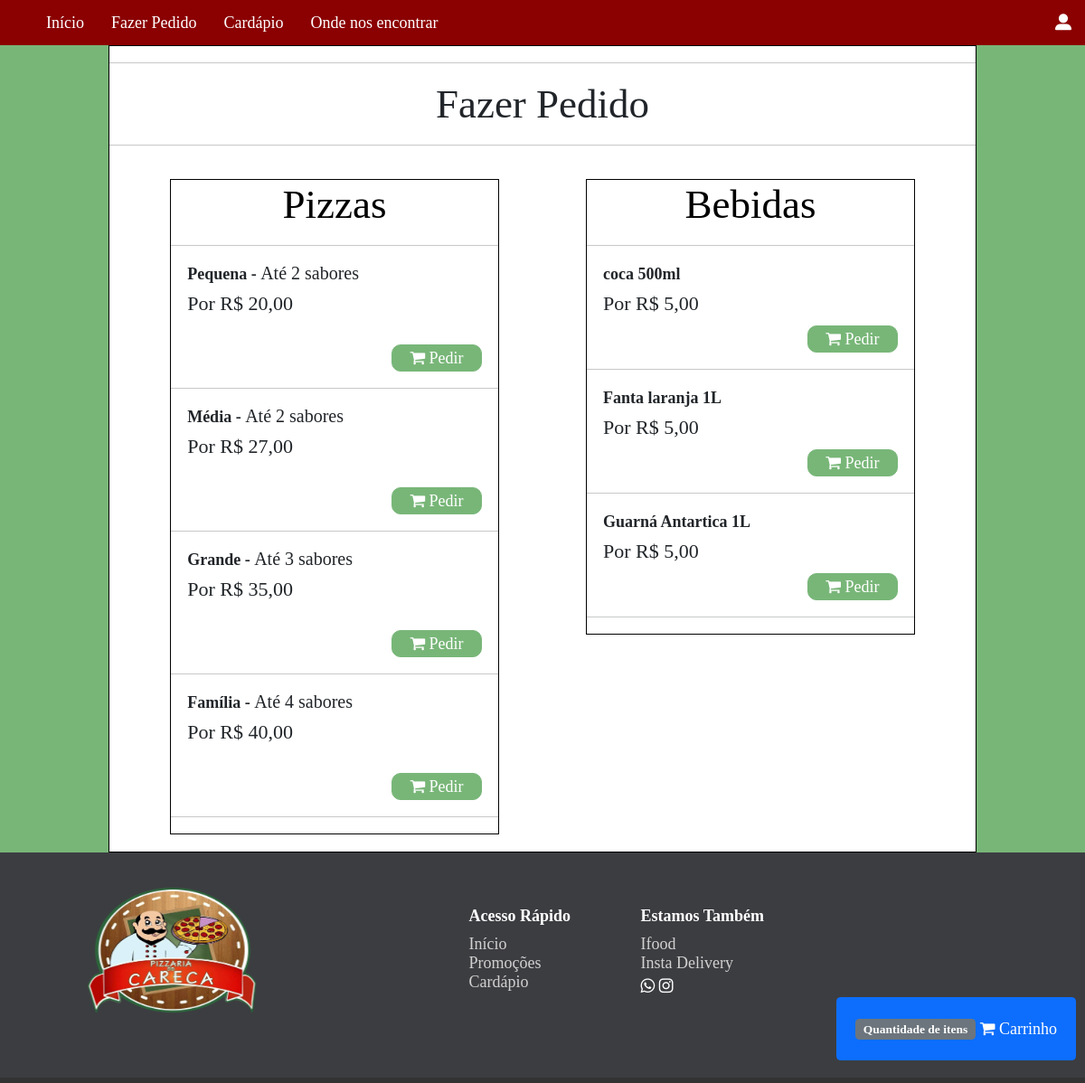
/pedido.php, run on an earlier commit of the app's database.
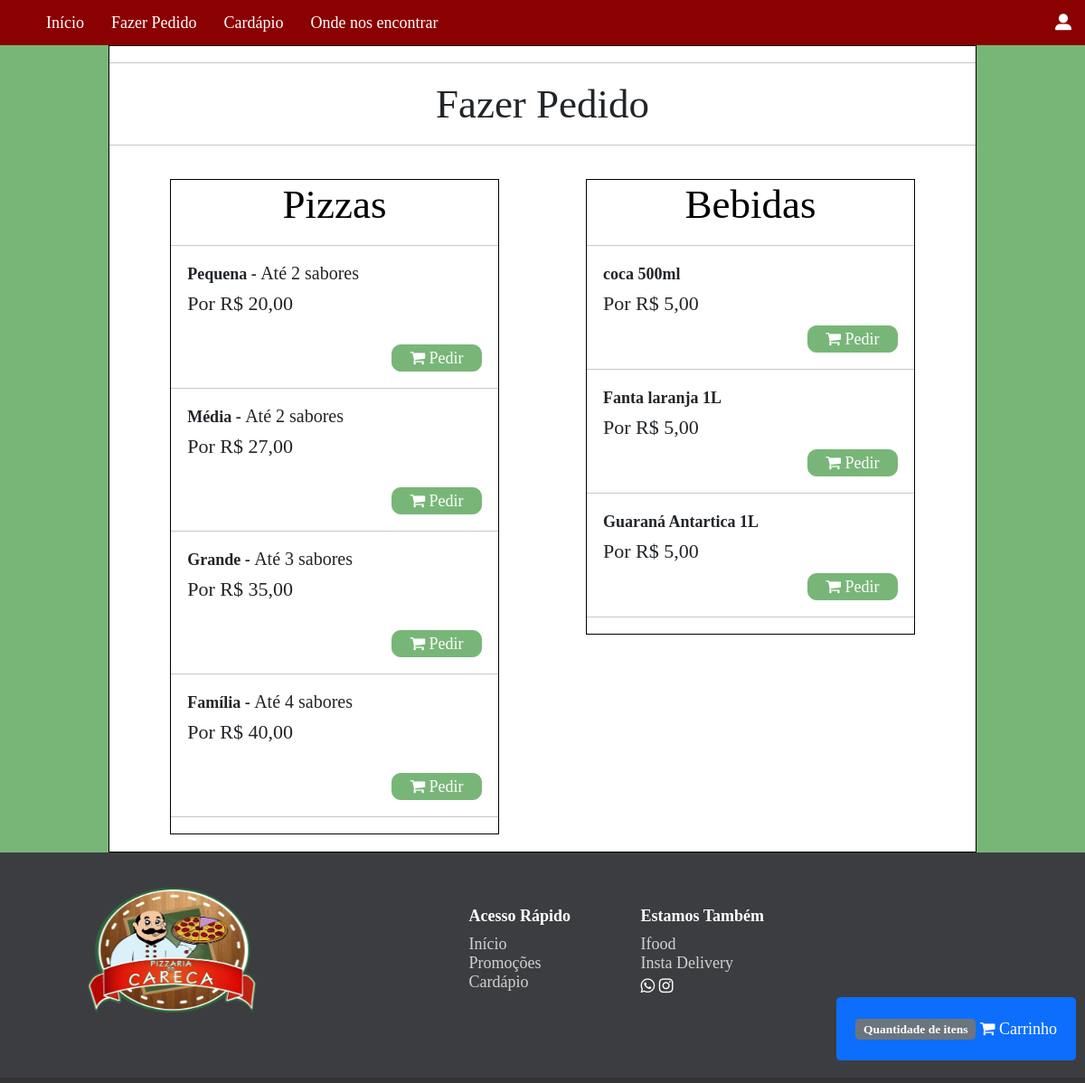
And on a later commit of the database.
### tables this page shows
CREATE TABLE `bebida` (
  `nome` text NOT NULL,
  `preco` double NOT NULL,
  `cardapio` enum('on','off') NOT NULL,
  `idBebida` int(11) NOT NULL,
  `status` enum('on','off') NOT NULL
);

### pedido.php (the view, shortened to what this page needs)
<!DOCTYPE html>
<html lang="pt-BR">
<head>
    <link href="https://cdn.jsdelivr.net/npm/bootstrap@5.0.0-beta1/dist/css/bootstrap.min.css" rel="stylesheet">
    <link rel="stylesheet" type="text/css" href="css/pedido.css">
</head>
<body>
    <?php include ("php/barra-menu.php"); ?>
    <div class="geral">
    <hr>
    <h1>Fazer Pedido</h1>
    <hr>
        <form method="post">
            <div class="pizza">
                <h1 class="titulo">Pizzas</h1>
                <hr>
                    <?php
                include "php\conexaoBD.php";
                    $sql = "SELECT * FROM `tamanho` WHERE status='on' and `cardapio`='on' order by preco ASC";
                    $result = $conn->query($sql);
                    if ($result->num_rows > 0) {
                    $qtdeTamanhoCad=0;
                    while($row = $result->fetch_assoc()) {
                        $pizza[$qtdeTamanhoCad] = $row["nome"];
                        $idPizza[$qtdeTamanhoCad] = $row["idPizza"];
                        $qtdeSabor[$qtdeTamanhoCad] = $row["qtdeSabor"];
                        $preco[$qtdeTamanhoCad] = $row["preco"];
                        $formatter = new NumberFormatter('pt-BR', NumberFormatter:: CURRENCY);
                        $brl = $formatter->formatCurrency($preco[$qtdeTamanhoCad], 'BRL');
                        echo " <div class='tamanho'>
                            <h2> <strong> $pizza[$qtdeTamanhoCad] - </strong> Até $qtdeSabor[$qtdeTamanhoCad] sabores </h2>
                            <p> Por $brl </p>
                            </div>
                            <br> <button type='button' class='btn1' data-bs-toggle='modal' data-bs-target='#S$idPizza[$qtdeTamanhoCad]'>
                                <i class='fa fa-shopping-cart'></i> Pedir
                            </button>
                            <hr>
                    <div class='modal fade' id='S$idPizza[$qtdeTamanhoCad]' tabindex='-1' aria-labelledby='staticBackdropLabel' aria-hidden='true'>
                        <div class='modal-dialog'>
                            <div class='modal-content'>
                                <div class='modal-header'>
                                    <h5 class='modal-title' id='staticBackdropLabel'> Escolha até $qtdeSabor[$qtdeTamanhoCad] Sabores </h5>
                                    <button type='button' class='btn-close' data-bs-dismiss='modal' aria-label='Close'></button>
                                </div>
                                <div class='modal-body'>";
                                echo"<p class='saboresCarrinho'>*caso não queria a mesma quantidade de sabores do máximo, escolhar a opção nenhum </p>
                                </div>
                                <div class='modal-footer'>
                                    <button type='button' class='btn btn-secondary' data-bs-dismiss='modal'> Fechar </button>
                                    <button type='button' class='btn btn-success'> Adicionar ao Carrinho </button>
                                </div>
                            </div>
                        </div>
                    </div>";
                        $qtdeTamanhoCad++;
                        }
                    }
                ?>
            </div>
        </form>
        <div class="bebida">
            <h1 class="titulo">Bebidas</h1>
            <hr>
            <?php
                include "php\conexaoBD.php";
                $sql = "SELECT * FROM `bebida` Where `status`='on' and `cardapio`='on' ORDER BY nome ASC";
                $result = $conn->query($sql);
                if ($result->num_rows > 0) {
                    while($row = $result->fetch_assoc()) {
                        $nome_bebida = $row["nome"];
                        $preco = $row["preco"];
                        $formatter = new NumberFormatter('pt-BR', NumberFormatter:: CURRENCY);
                        $brl = $formatter->formatCurrency($preco, 'BRL');
                        echo"
                        <div class='tamanho'> <h2> <strong> $nome_bebida </strong></h2>
                        <p>Por $brl</p>
                        </div>
                        <button type='button' class='btn1' data-bs-toggle='modal' data-bs-target='#S'>
                                    <i class='fa fa-shopping-cart'></i> Pedir
                                </button>
                                <hr>
                        ";
                    }
                }
            ?>
        </div>
        <button type="button" class="btn btn-primary" data-bs-toggle="modal" data-bs-target="#carrinho" id="btnCarrinho">
            <span class="badge bg-secondary">Quantidade de itens</span> <i class="fa fa-shopping-cart"></i>  Carrinho
        </button>
</div>
</body>
</html>

What changed in the data, as far as the page shows it:
changed bebida: nome "Guarná Antartica 1L" → "Guaraná Antartica 1L"
